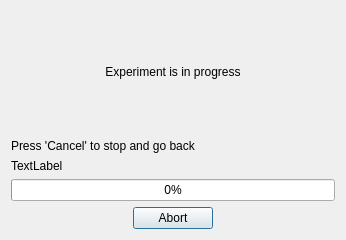
<?xml version="1.0" encoding="UTF-8"?>
<ui version="4.0">
 <class>Dialog</class>
 <widget class="QDialog" name="Dialog">
  <property name="geometry">
   <rect>
    <x>0</x>
    <y>0</y>
    <width>346</width>
    <height>240</height>
   </rect>
  </property>
  <property name="windowTitle">
   <string>Dialog</string>
  </property>
  <layout class="QVBoxLayout" name="verticalLayout_2">
   <item>
    <widget class="QLabel" name="label_feedback_header">
     <property name="sizePolicy">
      <sizepolicy hsizetype="Preferred" vsizetype="Preferred">
       <horstretch>0</horstretch>
       <verstretch>0</verstretch>
      </sizepolicy>
     </property>
     <property name="text">
      <string>Experiment is in progress</string>
     </property>
     <property name="alignment">
      <set>Qt::AlignCenter</set>
     </property>
    </widget>
   </item>
   <item>
    <widget class="QLabel" name="label_experiment_run_info">
     <property name="sizePolicy">
      <sizepolicy hsizetype="Preferred" vsizetype="Maximum">
       <horstretch>0</horstretch>
       <verstretch>0</verstretch>
      </sizepolicy>
     </property>
     <property name="text">
      <string>Press 'Cancel' to stop and go back</string>
     </property>
    </widget>
   </item>
   <item>
    <widget class="QLabel" name="label_experiment_run_time">
     <property name="sizePolicy">
      <sizepolicy hsizetype="Preferred" vsizetype="Maximum">
       <horstretch>0</horstretch>
       <verstretch>0</verstretch>
      </sizepolicy>
     </property>
     <property name="text">
      <string>TextLabel</string>
     </property>
    </widget>
   </item>
   <item>
    <widget class="QProgressBar" name="experiment_progress_bar">
     <property name="layoutDirection">
      <enum>Qt::LeftToRight</enum>
     </property>
     <property name="value">
      <number>0</number>
     </property>
     <property name="textVisible">
      <bool>true</bool>
     </property>
    </widget>
   </item>
   <item>
    <widget class="QDialogButtonBox" name="buttonBox">
     <property name="orientation">
      <enum>Qt::Horizontal</enum>
     </property>
     <property name="standardButtons">
      <set>QDialogButtonBox::Abort</set>
     </property>
     <property name="centerButtons">
      <bool>true</bool>
     </property>
    </widget>
   </item>
  </layout>
 </widget>
 <resources/>
 <connections>
  <connection>
   <sender>buttonBox</sender>
   <signal>accepted()</signal>
   <receiver>Dialog</receiver>
   <slot>accept()</slot>
   <hints>
    <hint type="sourcelabel">
     <x>248</x>
     <y>254</y>
    </hint>
    <hint type="destinationlabel">
     <x>157</x>
     <y>274</y>
    </hint>
   </hints>
  </connection>
  <connection>
   <sender>buttonBox</sender>
   <signal>rejected()</signal>
   <receiver>Dialog</receiver>
   <slot>reject()</slot>
   <hints>
    <hint type="sourcelabel">
     <x>316</x>
     <y>260</y>
    </hint>
    <hint type="destinationlabel">
     <x>286</x>
     <y>274</y>
    </hint>
   </hints>
  </connection>
 </connections>
</ui>
